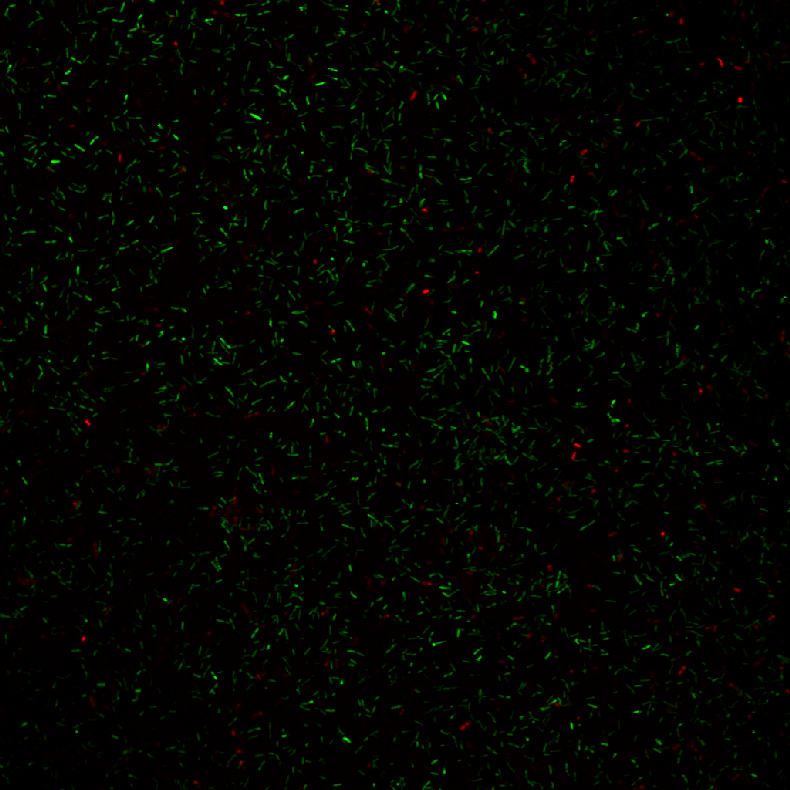
#> input picture src/Mix_Well1_2Steel_new.tif, 790 x 790 px, found by its file name
$ python -i analyzer.py   (imports and definitions only)   (older library calls are emulated)
#> lines starting #> are read from the running program, lines starting #| are printed output that depends on the picture; long printed decimals are rounded
### src/analyzer/imageProcessor.py
import cv2
import numpy as np
import matplotlib
import matplotlib.pyplot as plt


class PostProcessor():
	# [18 lines left out: function test, not called in this run]

	# Apply a laplacian convolution
	def SharpenEdges(self, img):
		return cv2.Laplacian(img, cv2.CV_64F)

	# Apply a gaussian blur
	def Smooth(self, img, ksize):
		return cv2.blur(img, (ksize, ksize))


class PreProcessor():
	# [18 lines left out: function test, not called in this run]


# Apply a laplacian convolution
	def SharpenEdges(self, img):
		return cv2.Laplacian(img, cv2.CV_64F)

	# Apply a gaussian blur
	def Smooth(self, img, ksize):
		return cv2.blur(img, (ksize, ksize))

### src/analyzer/analyzer.py
# analyzer.py
# Author - Alistair McLean
# Purpose: Analyze various characteristics about organisms in an image
# TODO:
#
#
#
import numpy as np
from pathlib import Path
import cv2
import datetime
import os
import ntpath
from src.analyzer.imageProcessor import PreProcessor
from src.analyzer.imageProcessor import PostProcessor
from src.test.tester import tester
class Organism():
	def __init__(self, id):
		self.id = id
	def __init__(self, name, colorRange, sizeRange, sensitivity, clustering=False):
		self.name = name
		self.colorRange = colorRange
		self.sizeRange = sizeRange
		self.sensitivity = sensitivity
		self.clustering = clustering

class Analyzer():
	def __init__(self, filename):
#> called with filename = '../Mix_Well1_2Steel_new.tif'
		self.filename = filename
#> self.filename = '../Mix_Well1_2Steel_new.tif'
		self.img = cv2.imread(self.filename)
#> self.img is the input picture: shape (790, 790, 3); mean B, G, R 0, 4, 3.3
		self.height, self.width, self.depth = self.img.shape
#> self.height = 790; self.width = 790; self.depth = 3
		self.envArea = self.height * self.width
#> self.envArea = 624100
		self.organismList = []
		self.size = []
		self.organismCount = 0
		self.postProcessing = True

	def analyzeOrganism(self, organismName, sizeRange, colorRange): # NEW METHOD
#> called with organismName = 'herpaderp'
		hsv = cv2.cvtColor(self.img, cv2.COLOR_BGR2HSV)
#> hsv: shape (790, 790, 3); mean H, S, V 8, 206.8, 6.8
		self.size = sizeRange
		self.colorRange = [np.array(colorRange[0]), np.array(colorRange[1])]
		self.mask = cv2.inRange(hsv, self.colorRange[0], self.colorRange[1])
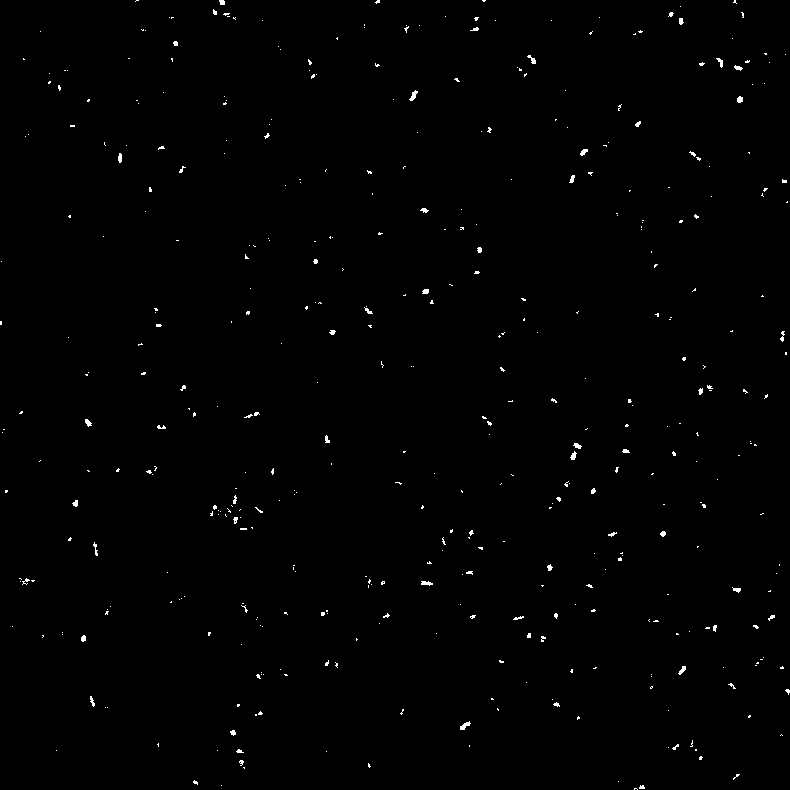
#> self.mask: shape (790, 790); 0.57% white in thin lines or dots
		self.result = cv2.bitwise_and(self.img, self.img, mask=self.mask)
		if self.postProcessing:
			self.postProcessed = PostProcessor().SharpenEdges(self.mask)
#> in SharpenEdges, `return cv2.Laplacian(img, cv2.CV_64F)`:
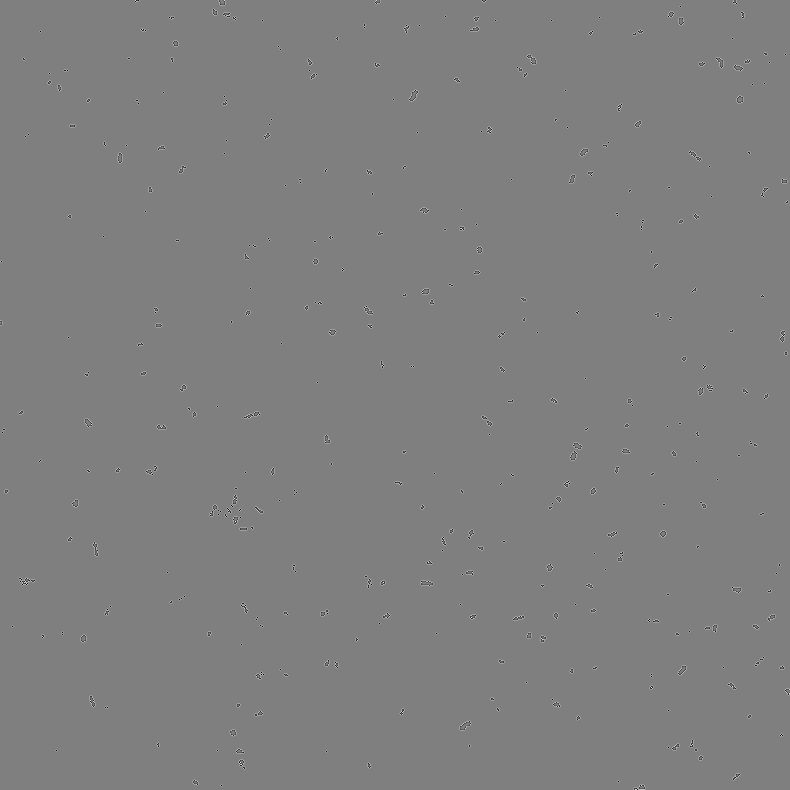
#> returned value: shape (790, 790) float64; min -1020, max 1020, mean 0; drawn with min black and max white

		self.countSpecies(self.mask)
		self.OutputResults(organismName) # debug
		self.SaveResults(organismName)


	def identifyClusters(self, image, numberOfClusters, clusteringAlgo='kMeans'): # NEW METHOD
		# Put in a switch statement which determines which algorithm to use
		# Also put int the gottdang code!
		#
		pass


	def countSpecies(self, mask): # NEW METHOD
		pxCount =  0
		for i in range(0, self.height):
			for j in range(0, self.width):
				if mask[i,j] > 0:
					pxCount = pxCount + 1
#> after the loop, pxCount = 3528

		self.coverage = 0.0
		self.pxCount = pxCount
#> self.pxCount = 3528
		self.popRange = [int(pxCount / self.size[0]), int(pxCount / self.size[1])]
#> self.popRange = [705, 176]
		if self.pxCount > 0:
			self.coverage =  self.pxCount/ self.envArea * 100.0
#> self.coverage = 0.565

	def test(self): # NEW METHOD

		l_red = np.array([0, 97, 30]) # THESE STILL NEED MASSAGING
		u_red = np.array([10, 255, 255]) # THESE STILL NEED MASSAGING
		size = [5, 20]
		color = [l_red, u_red]
		organism = "herpaderp"
		self.analyzeOrganism(organism, size, color)
		cv2.imshow('mask', self.mask)
		cv2.imshow('result', self.result)
		cv2.waitKey(0)


	def OutputResults(self, organismName): # NEW METHOD
		# Print out the results to the console
#> called with organismName = 'herpaderp'
		prettyDate = datetime.datetime.now().strftime("%Y-%m-%d at %H:%M:%S")
		print('-----------------------------------------------------------------------')
		print('                               BioAnalyzer                             ')
		print('-----------------------------------------------------------------------')
		print(' Source file: {}'.format(self.filename))
#|  Source file: ../Mix_Well1_2Steel_new.tif
		print(' Organism: {}'.format(organismName))
		print(' Date: {}'.format(prettyDate))
		# TODO - PRINT THE THRESHOLDS
		print('=============================== RESULTS ===============================')
		print(' Area of image: {} pixels.'.format(self.envArea))
#|  Area of image: 624100 pixels.
		print(' Population range of {} within {} and {} organisms.'.format(organismName, self.popRange[1], self.popRange[0]))
#|  Population range of herpaderp within 176 and 705 organisms.
		print(' Size Range: [ {}px , {}px ]'.format(self.size[0], self.size[1]))
		print(' Based on the count of : {} pixels from the given thresholds: {} - {}.'.format(self.pxCount, self.colorRange[0], self.colorRange[1]))
#|  Based on the count of : 3528 pixels from the given thresholds: [ 0 97 30] - [ 10 255 255].
		print(' Percentage of area covered by {} is: {}%'.format(organismName, self.coverage))
#|  Percentage of area covered by herpaderp is: 0.5653%
		print('-----------------------------------------------------------------------\n')
		cv2.waitKey(0)
		cv2.destroyAllWindows()

	def SaveResults(self, organismName): # NEW METHOD
		#Get the date for the new directory
#> called with organismName = 'herpaderp'
		date = datetime.datetime.now().strftime("%Y%m%d_%H%M%S")
		prettyDate = datetime.datetime.now().strftime("%Y-%m-%d at %H:%M:%S")
		try:
			os.stat('results/' + date)
		except:
			os.mkdir('results/' + date)

		# Write to file
		filename = 'results/' + date + "/" + organismName + ".txt"
		f = open(filename, 'w')
		f.write('-----------------------------------------------------------------------\n')
		f.write(' Source file: {}\n'.format(self.filename))
		f.write(' Recorded on : {}\n'.format(prettyDate))
		f.write(' Organism: {}\n'.format(organismName))
		# TODO - PRINT THE THRESHOLDS
		f.write('=============================== RESULTS ===============================\n')
		f.write(' Area of image: {} pixels.\n'.format(self.envArea))
		f.write(' Population range of {} within {} and {} organisms.\n'.format(organismName, self.popRange[0], self.popRange[1]))
		f.write(' Size Range: [ {}px , {}px ]\n'.format(self.size[0], self.size[1]))
		f.write(' Based on the count of : {} pixels resulting from the given thresholds: {} - {}. \n'.format(self.pxCount, self.colorRange[0], self.colorRange[1]))
		f.write(' Percentage of area covered by {} is: {}%\n'.format(organismName, self.coverage))
		f.close()

		fname = ntpath.basename(self.filename)


		path = "results/" + date + "/images/"
		try:
			os.stat(path)
		except:
			os.mkdir(path)
		cv2.imwrite(path + "original.jpg", self.img)
		cv2.imwrite(path + organismName + "_Mask.jpg", self.mask)
		cv2.imwrite(path + organismName + "_Result.jpg", self.result)
		if self.postProcessing:
			cv2.imwrite(path + organismName + "_PostProcessed.jpg", self.postProcessed)
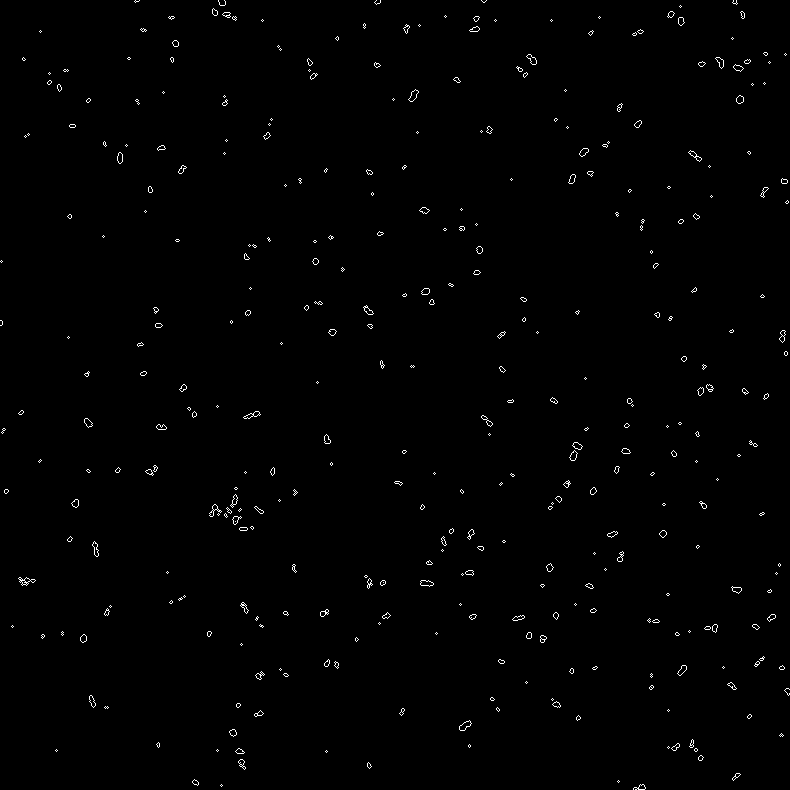
#> saved as herpaderp_PostProcessed.jpg: shape (790, 790); 0.71% white in thin lines or dots

>>> result = Analyzer('../Mix_Well1_2Steel_new.tif').test()
